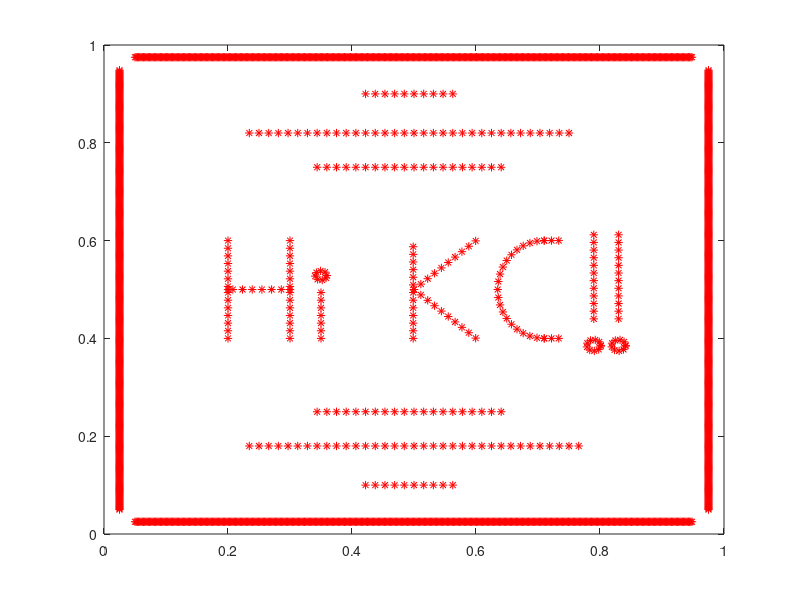
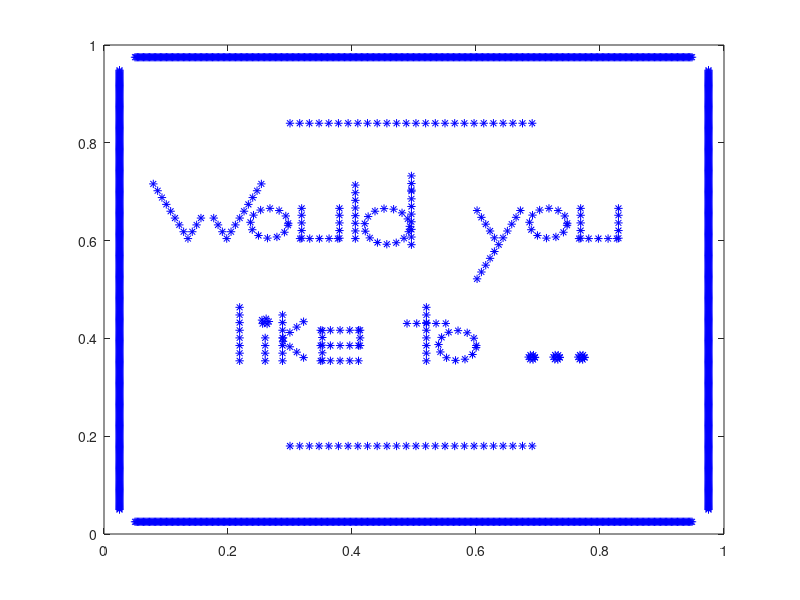
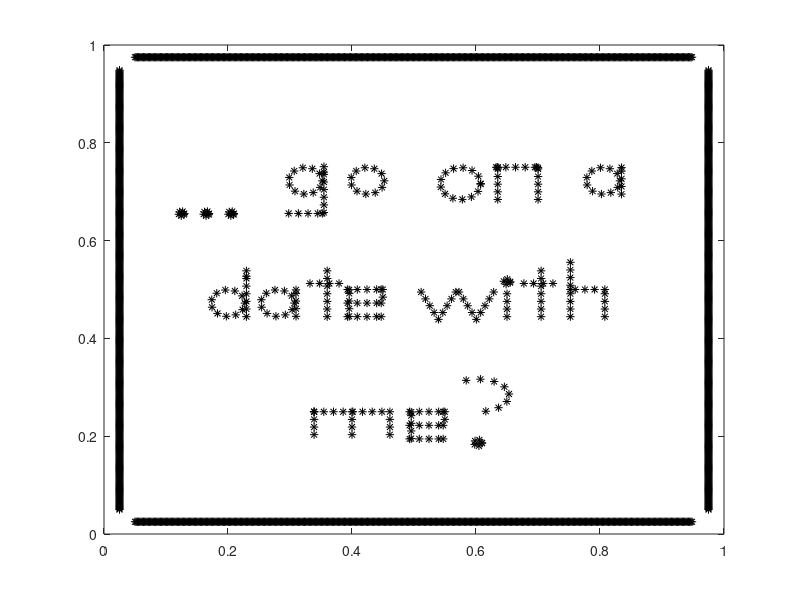

The MATLAB script that drew these images, in order:
%-------------------------------------------------------------------------------------------------------------------%
%
% IB2d is an Immersed Boundary Code (IB) for solving fully coupled non-linear 
% 	fluid-structure interaction models. This version of the code is based off of
%	Peskin's Immersed Boundary Method Paper in Acta Numerica, 2002.
%
% Author: Nicholas A. Battista
% Email:  nick.battista@unc.edu
% Date Created: May 27th, 2015
% Institution: UNC-CH
%
% This code is capable of creating Lagrangian Structures using:
% 	1. Springs
% 	2. Beams (*torsional springs)
% 	3. Target Points
%	4. Muscle-Model (combined Force-Length-Velocity model, "HIll+(Length-Tension)")
%
% One is able to update those Lagrangian Structure parameters, e.g., spring constants, resting %%	lengths, etc
% 
% There are a number of built in Examples, mostly used for teaching purposes. 
% 
% If you would like us %to add a specific muscle model, please let Nick (nick.battista@unc.edu) know.
%
%--------------------------------------------------------------------------------------------------------------------%

%%%%%%%%%%%%%%%%%%%%%%%%%%%%%%%%%%%%%%%%%%%%%%%%%%%%%%%%%%%%%%%%%%%%%%%%%%%%%%%%%%%%%%
%
% FUNCTION: creates the RUBBERBAND-EXAMPLE geometry and prints associated input files
%
%%%%%%%%%%%%%%%%%%%%%%%%%%%%%%%%%%%%%%%%%%%%%%%%%%%%%%%%%%%%%%%%%%%%%%%%%%%%%%%%%%%%%%

function Dear_KC()

%
% Grid Parameters (MAKE SURE MATCHES IN input2d !!!)
%
Nx =  32;        % # of Eulerian Grid Pts. in x-Direction (MUST BE EVEN!!!)
Ny =  32;        % # of Eulerian Grid Pts. in y-Direction (MUST BE EVEN!!!)
Lx = 1.0;        % Length of Eulerian Grid in x-Direction
Ly = 1.0;        % Length of Eulerian Grid in y-Direction
ds = Lx/(2*Nx);  % Spatial step!


% Immersed Structure Geometric / Dynamic Parameters %
N = 2*Nx;        % Number of Lagrangian Pts. (2x resolution of Eulerian grid)
ds_Rest = 0;     % Resting length of springs
struct_name = 'dear_KC'; % Name for .vertex, .spring, etc files.

% Line on top and bottom of geometry
ds2 = 0.125*ds;
xLine = Lx/20:ds2:0.95*Lx;
yLineB = 0.025*Lx*ones(1,length(xLine));
yLineT= 0.975*Lx*ones(1,length(xLine));

xSq = [xLine xLine yLineB yLineT];
ySq = [yLineB yLineT xLine xLine];

% Call function to construct geometry
[x1,y1] = give_Me_Immsersed_Boundary_Geometry_1(Lx,Nx,ds);
x1 = [x1 xSq];
y1 = [y1 ySq];

% Call function to construct geometry
[x2,y2] = give_Me_Immsersed_Boundary_Geometry_2(Lx,Nx,ds,x1);
x2 = [x2 xSq];
y2 = [y2 ySq];

% Call function to construct geometry
[x3,y3] = give_Me_Immsersed_Boundary_Geometry_3(Lx,Nx,ds);
x3 = [x3 xSq];
y3 = [y3 ySq];


% Plot Geometry to test BEFORE taking out pts.
figure(1)
plot(x1,y1,'r*'); hold on;
axis([0 Lx 0 Ly]);

figure(2)
plot(x2,y2,'b*'); hold on;
axis([0 Lx 0 Ly]);

figure(3)
plot(x3,y3,'k*'); hold on;
axis([0 Lx 0 Ly]);


% Print files to .txt files
please_Print_Vertices_To_File(x1,y1,x2,y2,x3,y3)

% Prints .vertex file!
print_Lagrangian_Vertices(x1,y1,struct_name);


% Prints .spring file!
%k_Spring = 1e7;
%print_Lagrangian_Springs(xLag,yLag,k_Spring,ds_Rest,struct_name);


% Prints .beam file!
%k_Beam = 0.5; C = 0.0;
%print_Lagrangian_Beams(xLag,yLag,k_Beam,C,struct_name);


% Prints .target file!
k_Target = 1e6;
print_Lagrangian_Target_Pts(x1,k_Target,struct_name);

%%%%%%%%%%%%%%%%%%%%%%%%%%%%%%%%%%%%%%%%%%%%%%%%%%%%%%%%%%%%%%%%%%%%%%%%
%
% FUNCTION: prints VERTEX points to a file called struct.vertex
%
%%%%%%%%%%%%%%%%%%%%%%%%%%%%%%%%%%%%%%%%%%%%%%%%%%%%%%%%%%%%%%%%%%%%%%%%

function print_Lagrangian_Vertices(xLag,yLag,struct_name)

    N = length(xLag);

    vertex_fid = fopen([struct_name '.vertex'], 'w');

    fprintf(vertex_fid, '%d\n', N );

    %Loops over all Lagrangian Pts.
    for s = 1:N
        X_v = xLag(s);
        Y_v = yLag(s);
        fprintf(vertex_fid, '%1.16e %1.16e\n', X_v, Y_v);
    end

    fclose(vertex_fid); 
    
%%%%%%%%%%%%%%%%%%%%%%%%%%%%%%%%%%%%%%%%%%%%%%%%%%%%%%%%%%%%%%%%%%%%%%%%
%
% FUNCTION: prints TARGET points to a file called struct.target
%
%%%%%%%%%%%%%%%%%%%%%%%%%%%%%%%%%%%%%%%%%%%%%%%%%%%%%%%%%%%%%%%%%%%%%%%%

function print_Lagrangian_Target_Pts(xLag,k_Target,struct_name)

    N = length(xLag);

    target_fid = fopen([struct_name '.target'], 'w');

    fprintf(target_fid, '%d\n', N );

    %Loops over all Lagrangian Pts.
    for s = 1:N
        if s > 284
            k_Target = 2.5e9;
        end
        fprintf(target_fid, '%d %1.16e\n', s, k_Target);
    end

    fclose(target_fid); 
    
    
%%%%%%%%%%%%%%%%%%%%%%%%%%%%%%%%%%%%%%%%%%%%%%%%%%%%%%%%%%%%%%%%%%%%%%%%%%%%%%%%%%%%%
%
% FUNCTION: prints BEAM (Torsional Spring) points to a file called struct.beam
%
%%%%%%%%%%%%%%%%%%%%%%%%%%%%%%%%%%%%%%%%%%%%%%%%%%%%%%%%%%%%%%%%%%%%%%%%%%%%%%%%%%%%%

function print_Lagrangian_Beams(xLag,yLag,k_Beam,C,struct_name)

    % k_Beam: beam stiffness
    % C: beam curvature
    
    N = length(xLag); % NOTE: Total number of beams = Number of Total Lag Pts. - 2

    beam_fid = fopen([struct_name '.beam'], 'w');

    fprintf(beam_fid, '%d\n', N );

    %spring_force = kappa_spring*ds/(ds^2);

    %BEAMS BETWEEN VERTICES
    for s = 2:N-1
            if  s <= N-1         
                fprintf(beam_fid, '%d %d %d %1.16e %1.16e\n',s-1, s, s+1, k_Beam, C);  
            else
                %Case s=N
                fprintf(beam_fid, '%d %d %d %1.16e %1.16e\n',s-1, s, 1,   k_Beam, C);  
            end
    end
    fclose(beam_fid); 


%%%%%%%%%%%%%%%%%%%%%%%%%%%%%%%%%%%%%%%%%%%%%%%%%%%%%%%%%%%%%%%%%%%%%%%%
%
% FUNCTION: prints SPRING points to a file called struct.spring
%
%%%%%%%%%%%%%%%%%%%%%%%%%%%%%%%%%%%%%%%%%%%%%%%%%%%%%%%%%%%%%%%%%%%%%%%%

function print_Lagrangian_Springs(xLag,yLag,k_Spring,ds_Rest,struct_name)

    N = length(xLag);

    spring_fid = fopen([struct_name '.spring'], 'w');

    fprintf(spring_fid, '%d\n', N );

    %spring_force = kappa_spring*ds/(ds^2);

    %SPRINGS BETWEEN VERTICES
    for s = 1:N
            if s < N         
                fprintf(spring_fid, '%d %d %1.16e %1.16e\n', s, s+1, k_Spring, ds_Rest);  
            else
                %Case s=N
                fprintf(spring_fid, '%d %d %1.16e %1.16e\n', s, 1,   k_Spring, ds_Rest);  
            end
    end
    fclose(spring_fid); 
    
    

%%%%%%%%%%%%%%%%%%%%%%%%%%%%%%%%%%%%%%%%%%%%%%%%%%%%%%%%%%%%%%%%%%%%%%%%
%
% FUNCTION: creates the Lagrangian structure geometry for PHASE 1
%           msg: "Hi KC!!"
%
%%%%%%%%%%%%%%%%%%%%%%%%%%%%%%%%%%%%%%%%%%%%%%%%%%%%%%%%%%%%%%%%%%%%%%%%

function [xLag,yLag] = give_Me_Immsersed_Boundary_Geometry_1(Lx,Nx,ds)

% The immsersed structure message #1: Hi KC!! %
len = Lx/5;

xC = -Lx/4;
yC = -Lx/2;
[xH,yH] = give_Me_The_Letter_Please(ds,len,'H',xC,yC);
[xi,yi] = give_Me_The_Letter_Please(ds,len,'i',xC-0.1,yC);
[xK,yK] = give_Me_The_Letter_Please(ds,len,'K',xC-0.3,yC);
[xCap,yCap] = give_Me_The_Letter_Please(ds,len,'C',xC-0.46,yC);
[xEx1,yEx1] = give_Me_The_Letter_Please(ds,1.2*len,'!',xC-0.54,yC);
[xEx2,yEx2] = give_Me_The_Letter_Please(ds,1.2*len,'!',xC-0.58,yC);

xBL2 =  0:ds:Lx/4+3*ds;  xBL2 = xBL2 + 3/8*Lx - 2*ds;
yTL2 =  0.75*ones(1,length(xBL2));
yBL2 =  0.25*ones(1,length(xBL2));

xBL = 0:ds:Lx/2+2*ds; xBL = xBL + Lx/4 - ds;
yTL = 0.82*ones(1,length(xBL));
yBL = 0.18*ones(1,length(xBL));

xBL3 = 0:ds:Lx/8+ds; xBL3 = xBL3 + 7/16*Lx -ds;
yBL3 = 0.9*ones(1,length(xBL3));
yTL3 = 0.1*ones(1,length(xBL3));


xLag = [xH xi xK xCap xEx1 xEx2 xBL xBL2 xBL3 xBL(1:end-1) xBL2 xBL3];
yLag = [yH yi yK yCap yEx1 yEx2 yBL yBL2 yBL3 yTL(1:end-1) yTL2 yTL3];

%plot(xH,yH,'r*'); hold on;
%plot(xi,yi,'r*'); hold on;
%plot(xK,yK,'r*'); hold on;
%plot(xCap,yCap,'r*'); hold on;
%plot(xEx1,yEx1,'r*'); hold on;
%plot(xEx2,yEx2,'r*'); hold on;
%axis([0 Lx 0 Lx]);

%%%%%%%%%%%%%%%%%%%%%%%%%%%%%%%%%%%%%%%%%%%%%%%%%%%%%%%%%%%%%%%%%%%%%%%%
%
% FUNCTION: creates the Lagrangian structure geometry for PHASE 2
%           msg: "Would you like to ..."
%
%%%%%%%%%%%%%%%%%%%%%%%%%%%%%%%%%%%%%%%%%%%%%%%%%%%%%%%%%%%%%%%%%%%%%%%%

function [xLag,yLag] = give_Me_Immsersed_Boundary_Geometry_2(Lx,Nx,ds,x1)

% The immsersed structure message #2: Woud you like to... %
len = Lx/8;

xC = -Lx/6;
yC = -2*Lx/3;
[xW,yW] = give_Me_The_Letter_Please(ds,len,'W',xC,yC);
[xo,yo] = give_Me_The_Letter_Please(ds,len,'o',xC-0.1,yC);
[xu,yu] = give_Me_The_Letter_Please(ds,len,'u',xC-0.18,yC);
[xl,yl] = give_Me_The_Letter_Please(ds,len,'l',xC-0.27,yC);
[xd,yd] = give_Me_The_Letter_Please(ds,1.2*len,'d',xC-0.29,yC);

[xy,yy] = give_Me_The_Letter_Please(ds,1.2*len,'y',xC-0.47,yC);
[xo2,yo2] = give_Me_The_Letter_Please(ds,len,'o',xC-0.55,yC);
[xu2,yu2] = give_Me_The_Letter_Please(ds,len,'u',xC-0.63,yC);

xC = -Lx/4;
yC = -1*Lx/4 - Lx/6;
[xl2,yl2] = give_Me_The_Letter_Please(ds,len,'l',xC,yC);
[xi,yi] = give_Me_The_Letter_Please(ds,len,'i',xC-0.01,yC);
[xk,yk] = give_Me_The_Letter_Please(ds,len,'k',xC-0.07,yC);
[xe,ye] = give_Me_The_Letter_Please(ds,len,'e',xC-0.13,yC);

[xt,yt] = give_Me_The_Letter_Please(ds,len,'t',xC-0.27,yC);
[xo3,yo3] = give_Me_The_Letter_Please(ds,len,'o',xC-0.32,yC);

yC = -1*Lx/5 - Lx/6;
[xo4,yo4] = give_Me_The_Letter_Please(ds/3,len/6,'o',xC-0.44,yC);
[xo5,yo5] = give_Me_The_Letter_Please(ds/3,len/6,'o',xC-0.48,yC);
[xo6,yo6] = give_Me_The_Letter_Please(ds/3,len/6,'o',xC-0.52,yC);

xLag = [xW xo xu xl xd xy xo2 xu2 xl2 xi xk xe xt xo3 xo4 xo5 xo6];
yLag = [yW yo yu yl yd yy yo2 yu2 yl2 yi yk ye yt yo3 yo4 yo5 yo6];

%x1Len = length(x1)
%xLagLen=length(xLag)
%PtsLeft = abs( length(xLag) - length(x1) )
%ds1 = (Lx/2.5)/( PtsLeft/2 - 1 );

xBL = 0:ds:Lx/2.5; xBL = xBL + 3/10*Lx;
yTL = 0.84*ones(1,length(xBL));
yBL = 0.18*ones(1,length(xBL));


xLag = [xLag xBL xBL];
yLag = [yLag yTL yBL];

% plot(xW,yW,'r*'); hold on;
% plot(xo,yo,'r*'); hold on;
% plot(xu,yu,'r*'); hold on;
% plot(xl,yl,'r*'); hold on;
% plot(xd,yd,'r*'); hold on;
% 
% plot(xy,yy,'r*'); hold on;
% plot(xo2,yo2,'r*'); hold on;
% plot(xu2,yu2,'r*'); hold on;
% 
% plot(xl2,yl2,'r*'); hold on;
% plot(xi,yi,'r*'); hold on;
% plot(xk,yk,'r*'); hold on;
% plot(xe,ye,'r*'); hold on;
% 
% plot(xt,yt,'r*'); hold on;
% plot(xo3,yo3,'r*'); hold on;
% 
% plot(xo4,yo4,'r*'); hold on;
% plot(xo5,yo5,'r*'); hold on;
% plot(xo6,yo6,'r*'); hold on;
% axis([0 Lx 0 Lx]);



%%%%%%%%%%%%%%%%%%%%%%%%%%%%%%%%%%%%%%%%%%%%%%%%%%%%%%%%%%%%%%%%%%%%%%%%
%
% FUNCTION: creates the Lagrangian structure geometry for PHASE 2
%           msg: "Would you like to ..."
%
%%%%%%%%%%%%%%%%%%%%%%%%%%%%%%%%%%%%%%%%%%%%%%%%%%%%%%%%%%%%%%%%%%%%%%%%

function [xLag,yLag] = give_Me_Immsersed_Boundary_Geometry_3(Lx,Nx,ds)

% The immsersed structure message #3: ...go on a date with me? %
len = Lx/9;

xC = -Lx/8;
yC = -3*Lx/4;
shift = 0.2;

[xo4,yo4] = give_Me_The_Letter_Please(ds/3,len/6,'o',xC,yC+0.09);
[xo5,yo5] = give_Me_The_Letter_Please(ds/3,len/6,'o',xC-0.04,yC+0.09);
[xo6,yo6] = give_Me_The_Letter_Please(ds/3,len/6,'o',xC-0.08,yC+0.09);

[xg,yg] = give_Me_The_Letter_Please(ds,len,'g',xC-shift,yC);
[xo,yo] = give_Me_The_Letter_Please(ds,len,'o',xC-0.1-shift,yC);

[xo2,yo2] = give_Me_The_Letter_Please(ds,1.2*len,'o',xC-0.25-shift,yC);
[xn,yn] = give_Me_The_Letter_Please(ds,1.2*len,'n',xC-0.34-shift,yC);

[xa,ya] = give_Me_The_Letter_Please(ds,len,'a',xC-0.48-shift,yC);


xC = -Lx/5;
yC = -Lx/2;
[xd,yd] = give_Me_The_Letter_Please(ds,len,'d',xC,yC);
[xa2,ya2] = give_Me_The_Letter_Please(ds,len,'a',xC-0.08,yC);
[xt,yt] = give_Me_The_Letter_Please(ds,len,'t',xC-0.16,yC);
[xe,ye] = give_Me_The_Letter_Please(ds,len,'e',xC-0.22,yC);

[xw,yw] = give_Me_The_Letter_Please(ds,1.1*len,'w',xC-0.37,yC);
[xi,yi] = give_Me_The_Letter_Please(ds,len,'i',xC-0.45,yC);
[xt2,yt2] = give_Me_The_Letter_Please(ds,len,'t',xC-0.505,yC);
[xh,yh] = give_Me_The_Letter_Please(ds,len,'h',xC-0.58,yC);

xC = -Lx/2.5;
yC = -Lx/4;
[xm,ym] = give_Me_The_Letter_Please(ds,1.1*len,'m',xC,yC);
[xe2,ye2] = give_Me_The_Letter_Please(ds,len,'e',xC-0.12,yC);
[xQU,yQU] = give_Me_The_Letter_Please(ds,1.2*len,'?',xC-0.22,yC);

xLag = [xo4 xo5 xo6 xg xo xo2 xn xa xd xa2 xt xe xw xi xt2 xh xm xe2 xQU];
yLag = [yo4 yo5 yo6 yg yo yo2 yn ya yd ya2 yt ye yw yi yt2 yh ym ye2 yQU];


% plot(xo4,yo4,'r*'); hold on;
% plot(xo5,yo5,'r*'); hold on;
% plot(xo6,yo6,'r*'); hold on;
% 
% plot(xg,yg,'r*'); hold on;
% plot(xo,yo,'r*'); hold on;
% 
% plot(xo2,yo2,'r*'); hold on;
% plot(xn,yn,'r*'); hold on;
% 
% plot(xa,ya,'r*'); hold on;
% 
% plot(xd,yd,'r*'); hold on;
% plot(xa2,ya2,'r*'); hold on;
% plot(xt,yt,'r*'); hold on;
% plot(xe,ye,'r*'); hold on;
% 
% plot(xw,yw,'r*'); hold on;
% plot(xi,yi,'r*'); hold on;
% plot(xt2,yt2,'r*'); hold on;
% plot(xh,yh,'r*'); hold on;
% 
% plot(xm,ym,'r*'); hold on;
% plot(xe2,ye2,'r*'); hold on;
% plot(xQU,yQU,'r*'); hold on;
% 
% axis([0 Lx 0 Lx]);




%%%%%%%%%%%%%%%%%%%%%%%%%%%%s%%%%%%%%%%%%%%%%%%%%%%%%%%%%%%%%%%%%%%%%%%%%
%
% FUNCTION: creates the Lagrangian structure geometry for the Heart
%
%%%%%%%%%%%%%%%%%%%%%%%%%%%%%%%%%%%%%%%%%%%%%%%%%%%%%%%%%%%%%%%%%%%%%%%%

function [xLag,yLag] = give_Me_Immsersed_Boundary_Geometry_Heart(Lx,Nx,frac,Nb)

% The immsersed structure is a heart %
ds = 2*pi/(Nb-1);
tVec = 0:ds:2*pi;

for i=1:length(tVec)
    t = tVec(i);
    xLag(i)	=	16*sin(t)^3;
    yLag(i)	=	13*cos(t)-5*cos(2*t)-2*cos(3*t)-cos(4*t);
end

xLag = frac*xLag + 0.5;
yLag = frac*yLag + 0.5;


%%%%%%%%%%%%%%%%%%%%%%%%%%%%%%%%%%%%%%%%%%%%%%%%%%%%%%%%%%%%%%%%%%%%%%%%
%
% FUNCTION: creates the Lagrangian structure geometry for PHASE 2 
%
%%%%%%%%%%%%%%%%%%%%%%%%%%%%%%%%%%%%%%%%%%%%%%%%%%%%%%%%%%%%%%%%%%%%%%%%

function [xLag,yLag] = give_Me_Immsersed_Boundary_Geometry_4(Lx,Nx,frac,Nb)

% The immsersed structure is a heart %
ds = 2*pi/(Nb-1);
tVec = 0:ds:2*pi;
for i=1:length(tVec)
    t = tVec(i);
    r(i) = 1 - sin(t);
    xLag(i)	=	r(i)*cos(t);
    yLag(i)	=	r(i)*sin(t);
end

xLag = frac*xLag;
yLag = frac*yLag;

minY = min(yLag);
yLag = yLag - 3*minY/8;


%%%%%%%%%%%%%%%%%%%%%%%%%%%%%%%%%%%%%%%%%%%%%%%%%%%%%%%%%%%%%%%%%%%%%%%%
%
% FUNCTION: take out Lagrangian Pts.
%
%%%%%%%%%%%%%%%%%%%%%%%%%%%%%%%%%%%%%%%%%%%%%%%%%%%%%%%%%%%%%%%%%%%%%%%%

function [x1,y1,x2,y2] = please_Take_Out_Points(x1,y1,x2,y2)

n1 = 50;
n2 = 70;

x1 = [x1(1:n1) x1(n2:end)];
y1 = [y1(1:n1) y1(n2:end)];

x2 = [x2(1:n1) x2(n2:end)];
y2 = [y2(1:n1) y2(n2:end)];


%%%%%%%%%%%%%%%%%%%%%%%%%%%%%%%%%%%%%%%%%%%%%%%%%%%%%%%%%%%%%%%%%%%%%%%%
%
% FUNCTION: prints all Vertices to File
%
%%%%%%%%%%%%%%%%%%%%%%%%%%%%%%%%%%%%%%%%%%%%%%%%%%%%%%%%%%%%%%%%%%%%%%%%

function please_Print_Vertices_To_File(X1,Y1,X2,Y2,X3,Y3)

fileID = fopen('All_Positions.txt','w');
for j=1:length(X1)
    fprintf(fileID,'%1.16e %1.16e %1.16e %1.16e %1.16e %1.16e %1.16e %1.16e\n', X1(j),Y1(j),X2(j),Y2(j),X3(j),Y3(j),X3(j),Y3(j) );
end
fclose(fileID);

%%%%%%%%%%%%%%%%%%%%%%%%%%%%%%%%%%%%%%%%%%%%%%%%%%%%%%%%%%%%%%%%%%%%%%%%%
%
% FUNCTION: give me the letter!!!!!
%
%%%%%%%%%%%%%%%%%%%%%%%%%%%%%%%%%%%%%%%%%%%%%%%%%%%%%%%%%%%%%%%%%%%%%%%%%

function [x,y] = give_Me_The_Letter_Please(ds,len,letter,xC,yC)

if strcmp(letter,'a')
    r = len/4.1;
    dt = ds/r;
    theta = 0:dt:2*pi;
    for i=1:length(theta)
       xA(i) = r*cos(theta(i)) - xC;
       yA(i) = r*sin(theta(i)) - yC - len/4;
    end
    
    yLine = [-r:ds:r r]; yLine = yLine - yC - len/4;
    xLine = r*ones(1,length(yLine)) - (xC-ds/6);
    
    x = [xA xLine];
    y = [yA yLine];

elseif strcmp(letter,'C')
    
    r = len/2;
        dt = ds/r;
    theta = pi/2:dt:pi-0.25*dt;
    theta = [theta pi -theta];
    for i=1:length(theta)
       x(i) = 3*r/4*cos(theta(i)) - xC;
       y(i) = r*sin(theta(i)) - yC;
    end
    
    xTB = 0:3*ds/4:len/6;
    xTB = xTB - xC;
    yT = r*ones(1,length(xTB))-yC;
    yB = -r*ones(1,length(xTB))-yC;
    x = [xTB x xTB];
    y = [yT y yB];
    
elseif strcmp(letter,'d')
    
    r = len/4.1;
    dt = ds/r;
    theta = 0:dt:2*pi;
    for i=1:length(theta)
       xA(i) = r*cos(theta(i)) - xC;
       yA(i) = r*sin(theta(i)) - yC - len/4;
    end
    
    yLine = [-len/2:ds:len/2.25 r]; yLine = yLine - yC;
    xLine = r*ones(1,length(yLine)) - (xC-ds/6);
    
    x = [xA xLine];
    y = [yA yLine];
    
 elseif strcmp(letter,'e')
        
    r = len/4.1;
    yV = [-r:ds:r r]; 
    xH = yV - xC;
    yH = zeros(1,length(xH)) - yC;
    yH2 = yH - len/4;
    yH3 = yH - len/2;
    
    yV = yV - yC - len/4;
    xV = r*ones(1,length(yV));
    
    yV3 = 0:-ds:-len/4;
    yV3 = yV3 - yC;
    xV3 = r*ones(1,length(yV3));
        
    x = [-xV-(xC-ds/6) xH xV3-(xC-ds/6) xH xH];
    y = [yV yH yV3 yH2 yH3];
           
    
elseif strcmp(letter,'g')
    
    r = len/4.1;
    dt = ds/r;
    theta = 0:dt:2*pi;
    for i=1:length(theta)
       xA(i) = r*cos(theta(i)) - xC;
       yA(i) = r*sin(theta(i)) - yC - len/4;
    end
    
    yLine = [-len/2:ds:len/2.25 r]; yLine = yLine - yC - len/3;
    xLine = r*ones(1,length(yLine)) - (xC-ds/6);
    
    yV = [-r:ds:r r]; 
    xH = yV - xC;
    yH = zeros(1,length(xH)) - yC - 0.85*len;
    
    x = [xA xLine xH];
    y = [yA yLine yH];
    
elseif strcmp(letter,'h')

   yLine = -len/2:ds:0-ds/4;
   yLine = [yLine 0 -yLine];
   yLine1 = yLine - yC;
   xLine1 = 1/2*len/2*ones(1,length(yLine1));
   
   yLine2 = -len/2:ds:0-ds/4;
   yLine2 = [yLine2 0];
   yLine2 = yLine2 - yC;
   xLine2 = 1/2*len/2*ones(1,length(yLine2));
   
   xH = (-1/2*len/2+ds/2:ds:1/2*len/2-ds/4);
   xH = xH - xC;
   yH = zeros(1,length(xH)) - yC;
   
   x = [-xLine1-xC xH xLine2-xC];
   y = [yLine1 yH yLine2];    
   
elseif strcmp(letter,'H')
   yLine = -len/2:ds:0-ds/4;
   yLine = [yLine 0 -yLine];
   yLine = yLine - yC;
   xLine = 1/2*len/2*ones(1,length(yLine));
   xH = (-1/2*len/2+ds/2:ds:1/2*len/2-ds/4);
   xH = xH - xC;
   yH = zeros(1,length(xH)) - yC;
   
   x = [-xLine-xC xH xLine-xC];
   y = [yLine yH yLine];
   
elseif strcmp(letter,'i')
    
   yLine = -len/2:ds:0-ds/4;
   yLine = yLine - yC;
   xLine = zeros(1,length(yLine)) - xC; 
   
    r = len/21;
    dt = ds/(2*r);
    theta = 0:dt:2*pi;
    for i=1:length(theta)
       xDot(i) = r*cos(theta(i)) - xC;
       yDot(i) = r*sin(theta(i)) - yC + len/7;
    end
    
    x = [xLine xDot];
    y = [yLine yDot];
    

elseif strcmp(letter,'k')
    
   yLine = -len/2:ds:len/2;
   yLine = yLine - yC;
   xLine = zeros(1,length(yLine)) -xC-len/3.9;

   XD = 0:ds:len/sqrt(2);
   YD = zeros(1,length(XD));
   
   %rotate!
   for i=1:length(XD)
      xDt(i) = XD(i)*cos(pi/4)-YD(i)*sin(pi/4);
      yDt(i) = XD(i)*sin(pi/4)+YD(i)*cos(pi/4);
      
      xDb(i) = XD(i)*cos(pi/4)-YD(i)*sin(-pi/4);
      yDb(i) = XD(i)*sin(-pi/4)+YD(i)*cos(pi/4);
   end
   xDt = xDt - xC - len/4;
   yDt = yDt - yC;
   
   xDb = xDb - xC - len/4;
   yDb = yDb - yC;
   
   x = [xLine(1:ceil(0.75*end)) xDt(1:ceil(2*end/3)) xDb(1:ceil(2*end/3))];
   y = [yLine(1:ceil(0.75*end)) yDt(1:ceil(2*end/3))-len/8 yDb(1:ceil(2*end/3))-len/5.5];
    
elseif strcmp(letter,'K')
    
   yLine = -len/2:ds:len/2;
   yLine = yLine - yC;
   xLine = zeros(1,length(yLine)) -xC-len/3.9;

   XD = 0:ds:len/sqrt(2);
   YD = zeros(1,length(XD));
   
   %rotate!
   for i=1:length(XD)
      xDt(i) = XD(i)*cos(pi/4)-YD(i)*sin(pi/4);
      yDt(i) = XD(i)*sin(pi/4)+YD(i)*cos(pi/4);
      
      xDb(i) = XD(i)*cos(pi/4)-YD(i)*sin(-pi/4);
      yDb(i) = XD(i)*sin(-pi/4)+YD(i)*cos(pi/4);
   end
   xDt = xDt - xC - len/4;
   yDt = yDt - yC;
   
   xDb = xDb - xC - len/4;
   yDb = yDb - yC;
   
   x = [xLine xDt xDb];
   y = [yLine yDt yDb];

 
elseif strcmp(letter,'l')
    
   yLine = -len/2:ds:len/2.25;
   yLine = yLine - yC;
   xLine = 1/2*len/2*ones(1,length(yLine));

   x = -xLine-xC;
   y = yLine;

elseif strcmp(letter,'m')
        
    r = len/2;
    xH = -r:ds:r;  xH = xH - xC;
    yH = zeros(1,length(xH)) - yC;
    yV = 0:-ds:-len/2; yV = yV - yC;
    xV = -r*ones(1,length(yV)) - xC;
    xV2 = zeros(1,length(yV)) - xC;
    xV3 = r*ones(1,length(yV)) - xC;
    
    yVS = 0:ds:len/12;
    yVS = yVS - yC;
    xVS = -r*ones(1,length(yVS)) - xC;
        
    x = [xVS xH xV xV2 xV3];
    y = [yVS yH yV yV yV];
    
elseif strcmp(letter,'n')
        
    r = len/4.1;
    yV = [-r:ds:r r]; 
    xH = yV - xC;
    yH = zeros(1,length(xH)) - yC;
    
    yV = yV - yC - len/4;
    xV = r*ones(1,length(yV));
    
    yV2 = 0:ds:len/12;
    yV2 = yV2 - yC;
    xV2 = r*ones(1,length(yV2));
        
    x = [-xV-(xC-ds/6) -xV2-(xC-ds/6) xH xV-(xC-ds/6)];
    y = [yV yV2 yH yV];
    
   
elseif strcmp(letter,'o')
       
    r = len/4.1;
    dt = ds/r;
    theta = 0:dt:2*pi;
    for i=1:length(theta)
       x(i) = r*cos(theta(i)) - xC;
       y(i) = r*sin(theta(i)) - yC - len/4;
    end
    
 elseif strcmp(letter,'r')
        
    r = len/4.1;
    yV = [-r:ds:r r]; 
    xH = yV - xC;
    yH = zeros(1,length(xH)) - yC;
    
    yV = yV - yC - len/4;
    xV = r*ones(1,length(yV));
    
    yV2 = 0:ds:len/12;
    yV2 = yV2 - yC;
    xV2 = r*ones(1,length(yV2));
    
    yV3 = 0:-ds:-len/10;
    yV3 = yV3 - yC;
    xV3 = r*ones(1,length(yV3));
        
    x = [-xV-(xC-ds/6) -xV2-(xC-ds/6) xH xV3-(xC-ds/6)];
    y = [yV yV2 yH yV3];
       
    
elseif strcmp(letter,'t')
    
   yLine = -len/2:ds:len/2.25;
   yLine = yLine - yC;
   xLine = zeros(1,length(yLine));

   xH = -len/4:ds:len/4;
   xH = xH-xC;
   yH = zeros(1,length(xH)) - yC + len/9;
   
   x = [xLine-xC xH];
   y = [yLine yH];
   
    
elseif strcmp(letter,'u')
        
    r = len/4.1;
    yV = [-r:ds:r r]; 
    xH = yV - xC;
    yH = zeros(1,length(xH)) - yC - len/2;
    
    yV = yV - yC - len/4;
    xV = r*ones(1,length(yV));
    
    x = [-xV-(xC-ds/6) xH xV-(xC-ds/6)];
    y = [yV yH yV];

elseif strcmp(letter,'v')
    
   XD = 0:ds:sqrt(5)*len/4;
   YD = zeros(1,length(XD));
   
   %rotate!
   ang = atan(2);
   for i=1:length(XD)
      xDr(i) = XD(i)*cos(ang)-YD(i)*sin(ang);
      yDr(i) = XD(i)*sin(ang)+YD(i)*cos(ang);
      
      xDL(i) = XD(i)*cos(pi-ang)-YD(i)*sin(pi-ang);
      yDL(i) = XD(i)*sin(pi-ang)+YD(i)*cos(pi-ang);
   end
   xDr = xDr - xC;
   yDr = yDr - yC - len/2;
 
   xDL = xDL - xC;
   yDL = yDL - yC - len/2;
 
   x = [xDL xDr(2:end)];
   y = [yDL yDr(2:end)];
   
elseif strcmp(letter,'w')
    
   XD = 0:ds:sqrt(5)*len/4;
   YD = zeros(1,length(XD));
   
   %rotate!
   ang = atan(2);
   for i=1:length(XD)
      xDr(i) = XD(i)*cos(ang)-YD(i)*sin(ang);
      yDr(i) = XD(i)*sin(ang)+YD(i)*cos(ang);
      
      xDL(i) = XD(i)*cos(pi-ang)-YD(i)*sin(pi-ang);
      yDL(i) = XD(i)*sin(pi-ang)+YD(i)*cos(pi-ang);
   end
   xDr = xDr - xC - len/4;
   yDr = yDr - yC - len/2;
 
   xDL = xDL - xC - len/4;
   yDL = yDL - yC - len/2;
 
   x = [xDL xDr(2:end) xDL+len/2 xDr(2:end)+len/2];
   y = [yDL yDr(2:end) yDL yDr(2:end)];   
   
elseif strcmp(letter,'W')
    
   XD = 0:ds:sqrt(5)*len/2;
   YD = zeros(1,length(XD));
   
   %rotate!
   ang = atan(2);
   for i=1:length(XD)
      xDr(i) = XD(i)*cos(ang)-YD(i)*sin(ang);
      yDr(i) = XD(i)*sin(ang)+YD(i)*cos(ang);
      
      xDL(i) = XD(i)*cos(pi-ang)-YD(i)*sin(pi-ang);
      yDL(i) = XD(i)*sin(pi-ang)+YD(i)*cos(pi-ang);
   end
   xDr = xDr - xC - len/4;
   yDr = yDr - yC - len/2;
 
   xDL = xDL - xC - len/4;
   yDL = yDL - yC - len/2;
 
   x = [xDL xDr(2:floor(end/2)) xDL(1:floor(end/2))+len/2 xDr(2:end)+len/2];
   y = [yDL yDr(2:floor(end/2)) yDL(1:floor(end/2))       yDr(2:end)];     
   
elseif strcmp(letter,'y')
    
   XD = 0:ds:sqrt(5)*len/4;
   YD = zeros(1,length(XD));
   
   %rotate!
   ang = atan(2);
   for i=1:length(XD)
      xDr(i) = XD(i)*cos(ang)-YD(i)*sin(ang);
      yDr(i) = XD(i)*sin(ang)+YD(i)*cos(ang);
      
      xDL(i) = XD(i)*cos(pi-ang)-YD(i)*sin(pi-ang);
      yDL(i) = XD(i)*sin(pi-ang)+YD(i)*cos(pi-ang);
      
      xB(i) = XD(i)*cos(pi+ang)-YD(i)*sin(pi+ang);
      yB(i) = XD(i)*sin(pi+ang)+YD(i)*cos(pi+ang);
   end
   xDr = xDr - xC;
   yDr = yDr - yC - len/2;
 
   xDL = xDL - xC;
   yDL = yDL - yC - len/2;
   
   xB = xB - xC;
   yB = yB - yC - len/2;
 
   x = [xDL xDr(2:end) xB(2:end)];
   y = [yDL yDr(2:end) yB(2:end)];
      
   
elseif strcmp(letter,'!')
    
   yLine = -len/4:ds:len/2;
   yLine = yLine - yC;
   xLine = zeros(1,length(yLine)) - xC; 
   
    r = len/21;
    dt = ds/(2*r);
    theta = 0:dt:2*pi;
    for i=1:length(theta)
       xDot(i) = r*cos(theta(i)) - xC;
       yDot(i) = r*sin(theta(i)) - yC - len/2.1;
    end
    
    x = [xLine xDot];
    y = [yLine yDot];  
    
elseif strcmp(letter,'?')
    
    %xT = 0:ds:len/8-ds; xT = xT - xC - len/4;
    %yT = zeros(1,length(xT)) - yC + len/2;

    r = len/4;
    dt = ds/r;
    theta = 1.25*pi/2:-dt:-pi/2;
    for i=1:length(theta)
       xL(i) = 1.5*r*cos(theta(i)) - xC - len/8;
       yL(i) = r*sin(theta(i)) - yC + len/4;
    end
    
    yV = -ds:-ds:-len/3.25;
    xV = zeros(1,length(yV)) - xC - len/8;
    
    r = len/21;
    dt = ds/(2*r);
    theta = 0:dt:2*pi;
    for i=1:length(theta)
       xDot(i) = r*cos(theta(i)) - xC -len/8;
       yDot(i) = r*sin(theta(i)) - yC - len/2.1;
    end
    
    x = [xL xV xDot];
    y = [yL yV yDot];  
 
end
